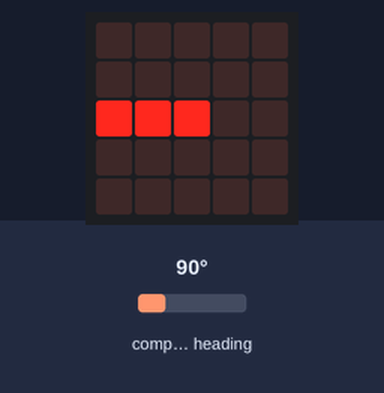
Simulated run of this program. Board: BBC micro:bit running MicroPython. Parts: the board's 5×5 LED display. The test bench sets the inputs (shaded band); at power-on: compass heading 90°. The compass is already calibrated.

Above: at 1.2 s.
1.3 s: compass heading set to 7°
At 1.6 s:
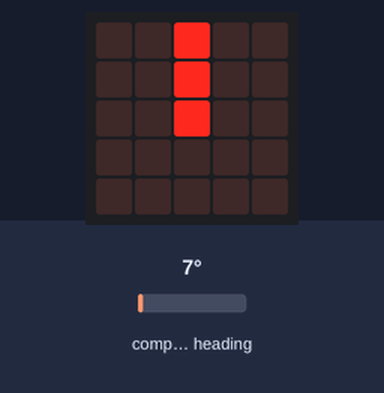
2.8 s: compass heading set to 180°
At 3.1 s:
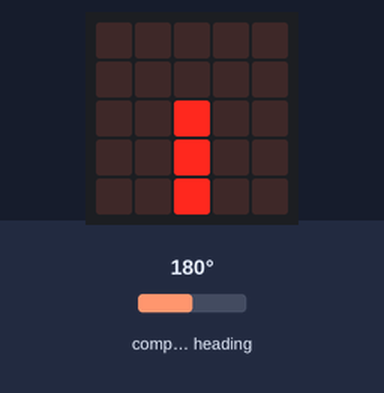
4.3 s: compass heading set to 269°
At 4.6 s:
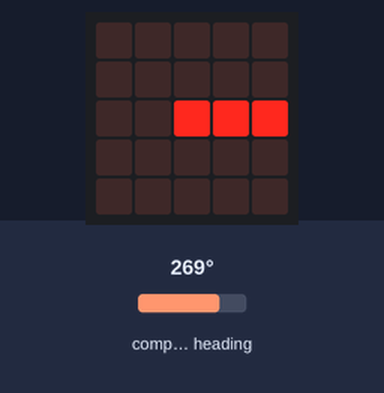
5.8 s: compass heading set to 90°
At 6.2 s:
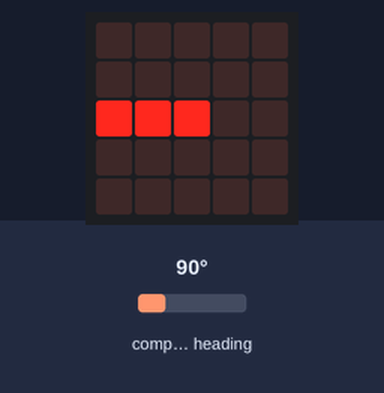
7.3 s: compass heading set to 352°
At 8.3 s:
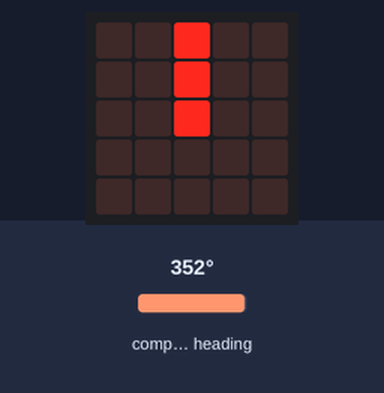
Timing chart, 0 to 9.8 s (numbered marks = the images above; inputs shaded):
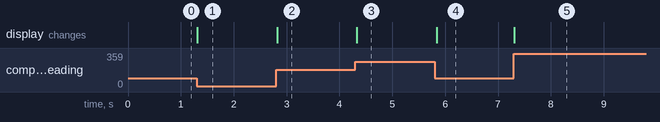

The program:

kompass.py
```python
# -*- coding: utf-8 -*-
"""
Created on Wed Aug 28 12:04:01 2019

@author: siver
"""

from microbit import *

while compass.is_calibrated() != True:
     compass.calibrate()
     if compass.is_calibrated() != True:
          display.scroll("Could not calirate compass.")

while True:
     needle = ((15 - compass.heading()) // 30) % 12
     display.show(Image.ALL_CLOCKS[needle])
     sleep(50)
```

Measured:
- after the input at 1.3 s, the display: changes at once (image 1)
- after the input at 2.8 s, the display: changes at once (image 2)
- after the input at 4.3 s, the display: changes at once (image 3)
- after the input at 5.8 s, the display: changes at once (image 4)
- after the input at 7.3 s, the display: changes at once (image 5)
